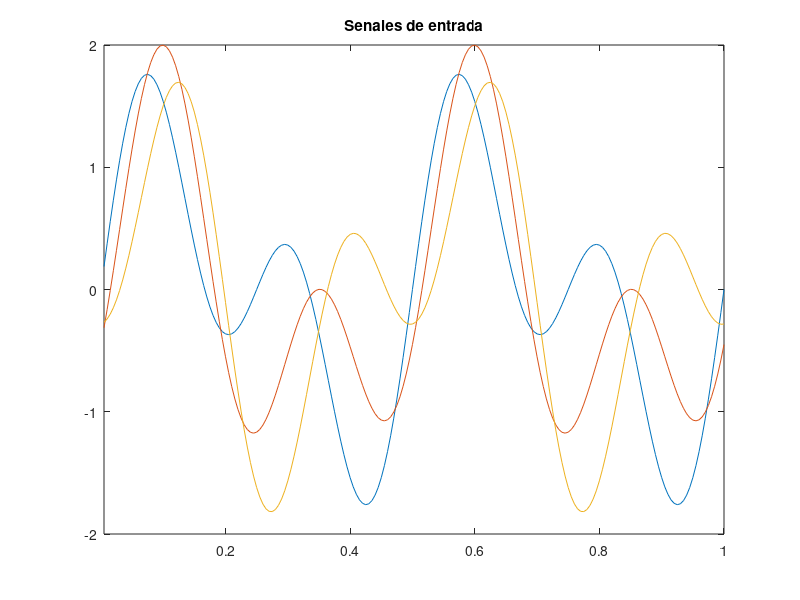
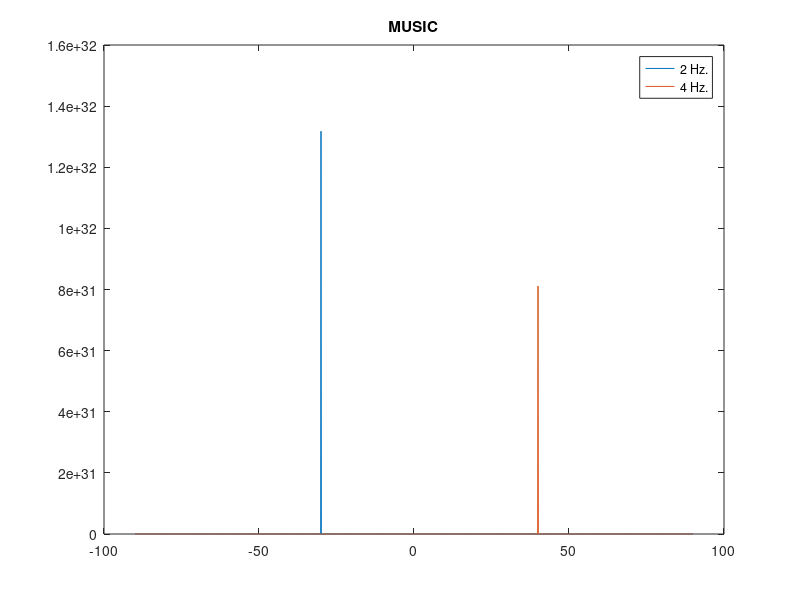

Here is the MATLAB script that generated these plots, in order:
%

doas = [-30 40];    %directional of arrival of both signals in degrees

d = 20;             %distance between microphones in meters

noise_w = 0;      %noise presence (between 0 and 1)

K = 200;        %signal size in samples, also frequency sampling
w = [0:(K/2), -(K/2)+1:-1];
                %frequency vector
%%%%%%%%

freq = [2 4]; %base frequency for signals

c = 343;            %speed of sound
fs = K;             %sampling frequency same as signal size (1 second)
t = (1:K)/K;        %time vector (1 second)

N = 3;              %number of microphones
r = 2;              %number of signals in signal sub-space

%original signals
s1 = sin(2*pi*freq(1)*t);
s2 = sin(2*pi*freq(2)*t);

s1_f = fft(s1);
s2_f = fft(s2);

%microphones. Esto es lo mismo que hacer el producto de matrices
x = s1 + s2;
y = real(ifft(fft(s1).*exp(-i*2*pi*w*(d/c)*sin(doas(1)*pi/180)) + fft(s2).*exp(-i*2*pi*w*(d/c)*sin(doas(2)*pi/180))));
z = real(ifft(fft(s1).*exp(-i*2*pi*w*(2*d/c)*sin(doas(1)*pi/180)) +fft(s2).*exp(-i*2*pi*w*(2*d/c)*sin(doas(2)*pi/180))));

ifft(fft(s1).*exp(-i*2*pi*w*(d/c)*sin(doas(1)*pi/180)))
ifft( fft(s2).*exp(-i*2*pi*w*(d/c)*sin(doas(2)*pi/180)))

%adding noise
x = x + randn(1,K)*noise_w/10;
y = y + randn(1,K)*noise_w/10;
z = z + randn(1,K)*noise_w/10;

figure(1); plot(t,x,t,y,t,z); axis([min(t) max(t) -2 2]); title('Senales de entrada')

%data matrix with noise
X = [fft(x); fft(y); fft(z)];

%%% MUSIC
%define angles to look for orthogonality
angles = -90:0.1:90;
music_spectrum = zeros(r,length(angles));

%normally, you should do the next step for each appropriate frequency
%we're only doing it in the frequencies that most closely fit s1's and s2's frequency

this_ws = [3 , 5]; %since w(3) == 2 and w(5) == 4

for f = 1:length(this_ws)
  this_w = this_ws(f);

  this_X = X(:,this_w);

  %covariance matrix
  R = this_X*this_X'; %this matrix should be calculated using past windows,
                      %but for now using only current window

  %eigendecomposicion of covariance matrix
  % Q: vectors
  % D: values
  [Q,D] = eig(R);

  %sorting eigenvalues
  [D,I] = sort(diag(D),1,'descend');

  %sorting eigenvectors
  Q = Q(:,I);

  %getting signal eigenvectors
  Qs = Q(:,1:r);   %this could be done without knowing r

  %getting noise eigenvectors
  Qn = Q(:,r+1:N);


  %compute steering vectors corresponding to values in angles
  a1 = zeros(N,length(angles));
  a1(1,:) = ones(1,length(angles)); %first microphones is reference, no delay
  a1(2,:) = exp(-i*2*pi*w(this_w)*(d/c)*sin(angles*pi/180));   % second mic, delayed one distance
  a1(3,:) = exp(-i*2*pi*w(this_w)*(2*d/c)*sin(angles*pi/180));% third mic, delayed double distance

  %compute MUSIC spectrum
  for k=1:length(angles)
    music_spectrum(f,k)=abs(1/(a1(:,k)'*Qn*Qn'*a1(:,k)));
  end
end

figure(2)
%plotting all MUSIC spectra from all evaluated frequencies
plot(angles,music_spectrum');  title('MUSIC');
legend("2 Hz.", "4 Hz.")
